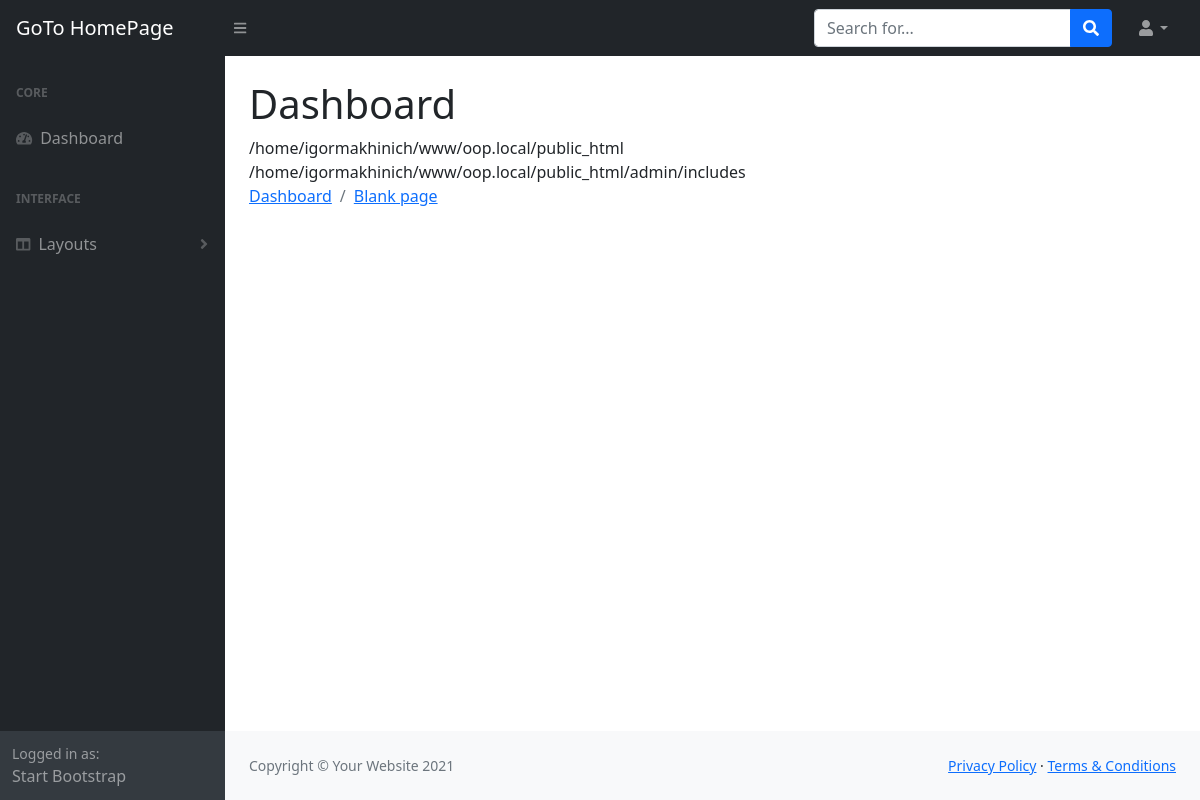
/admin/index.php (signed in), run on an earlier commit of the app's database.
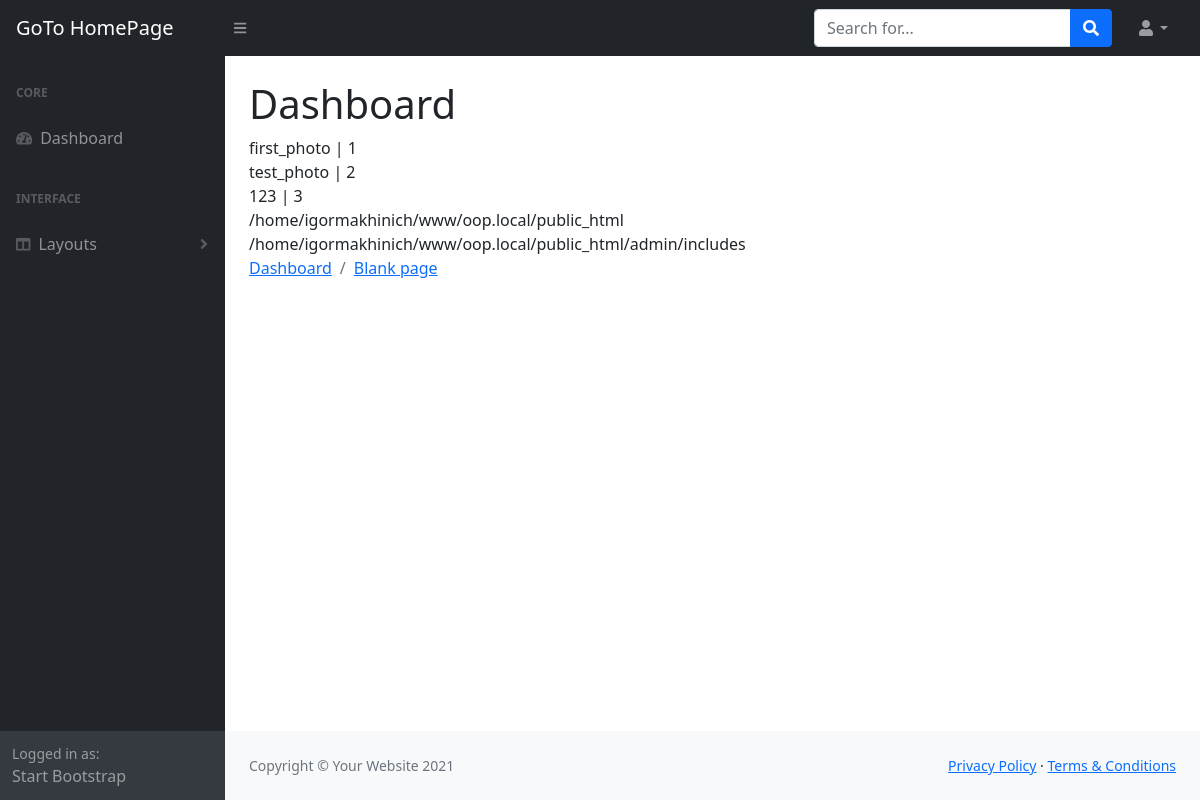
And on a later commit of the database.
### tables this page shows
CREATE TABLE `photos` (
  `photo_id` int(11) NOT NULL,
  `title` varchar(255) NOT NULL,
  `description` text NOT NULL,
  `filename` varchar(255) NOT NULL,
  `type` varchar(255) NOT NULL,
  `size` int(11) NOT NULL
);

### admin/includes/database.php (called while the page is built, shortened)
<?php
class Database
{
   public $connection;
   public function open_db_connection()
   {
      $this->connection = new mysqli(DB_HOST, DB_USER, DB_PASS, DB_NAME);
   }
   public function query($sql)
   {
      $result = $this->connection->query($sql);
      return $result;
   }
}
$database = new Database();

### admin/includes/db_object.php (called while the page is built, shortened)
<?php
class Db_object
{
   public static function find_all()
   {
      return static::find_by_query("SELECT * FROM " . static::$db_table . " ");
   }
   public static function find_by_query($sql)
   {
      global $database;
      $result_set = $database->query($sql);
      $the_object_array = array();
      while ($row = mysqli_fetch_array($result_set)) {
         $the_object_array[] = static::instantiation($row);
      }
      return $the_object_array;
   }
   public static function instantiation($the_record)
   {
      $the_object = new $calling_class;
      foreach ($the_record as $property => $value) {
         if ($the_object->has_the_property($property)) {
            $the_object->$property = $value;
         }
      }
      return $the_object;
   }
   private function has_the_property($property)
   {
      $object_properties = get_object_vars($this);
      return array_key_exists($property, $object_properties);
   }
}

### admin/includes/admin_content.php (the view)
<div id="layoutSidenav_content">
   <main>
      <div class="container-fluid px-4">
         <h1 class="mt-4">Dashboard</h1>
         <?php
            $photos = Photo::find_all();
            foreach ($photos as $photo){
               echo "{$photo->title} | {$photo->photo_id} <br>";
            }
            echo SITE_ROOT;
            echo "<br>";
            echo INCLUDES_PATH;
         ?>
         <ol class="breadcrumb mb-4">
            <li class="breadcrumb-item active"><a href="index.php">Dashboard</a></li>
            <li class="breadcrumb-item"><a href="#">Blank page</a></li>
         </ol>
      </div>
   </main>
   <?php require_once "sub_footer.php"; ?>
</div>

What changed in the data, as far as the page shows it:
added photos: title "first_photo", photo_id "1"
added photos: title "test_photo", photo_id "2"
added photos: title "123", photo_id "3"
